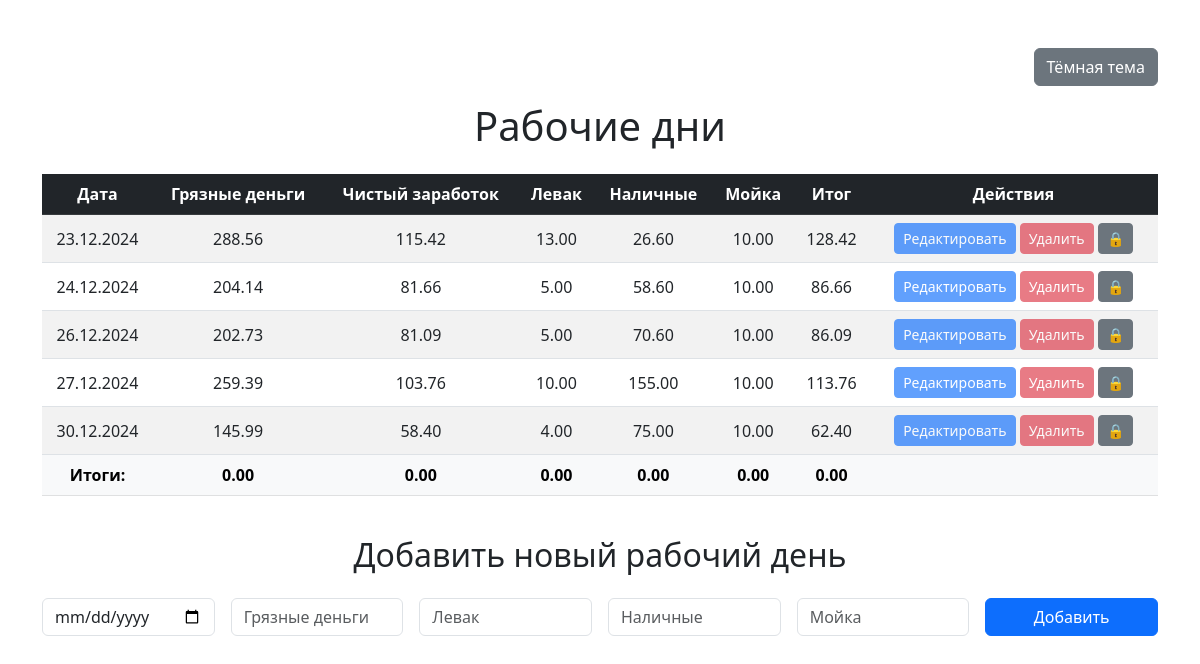
The app's page /work_days, older data.
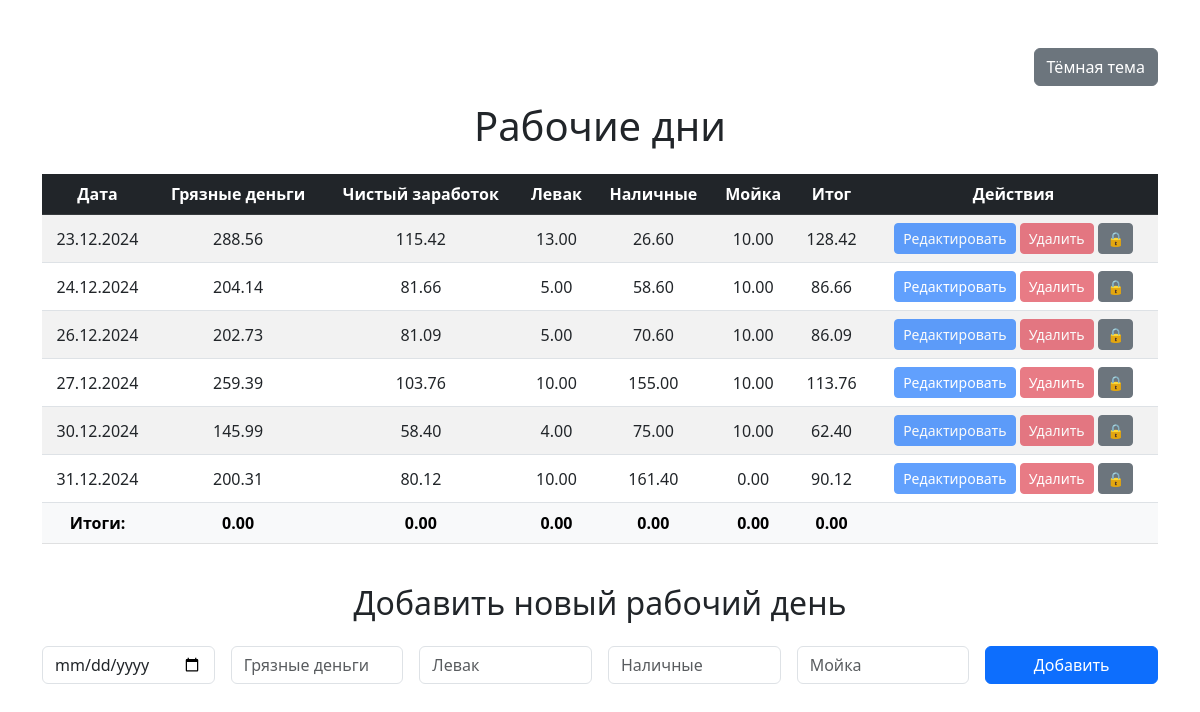
The same page, newer data.
### models.py (models this page shows)
class WorkDay(db.Model):
    id = db.Column(db.Integer, primary_key=True)
    date = db.Column(db.Date, nullable=False)
    gross_income = db.Column(db.Float, nullable=False, default=0.0)  # Грязные деньги
    net_income = db.Column(db.Float, nullable=False, default=0.0)  # Чистый заработок (рассчитывается автоматически)
    extra_income = db.Column(db.Float, nullable=False, default=0.0)
    cash_income = db.Column(db.Float, nullable=False, default=0.0)
    car_wash_expenses = db.Column(db.Float, nullable=False, default=0.0)
    total = db.Column(db.Float, nullable=False, default=0.0)  # Итог за день

### app.py (the view, shortened to what this page needs)
@app.route('/work_days', methods=['GET', 'POST'])
def work_days():
    work_days = WorkDay.query.order_by(WorkDay.date).all()
    for work_day in work_days:
        work_day.formatted_date = work_day.date.strftime('%d.%m.%Y')
    return render_template('work_days.html', work_days=work_days)

### templates/work_days.html (shortened to what this page needs)
<!DOCTYPE html>
<html lang="ru">
<head>
    <link href="https://cdn.jsdelivr.net/npm/bootstrap@5.3.0-alpha3/dist/css/bootstrap.min.css" rel="stylesheet">
    <link rel="stylesheet" href="https://cdn.jsdelivr.net/npm/sweetalert2@11.5.0/dist/sweetalert2.min.css">
    <link rel="stylesheet" href="{{ url_for('static', filename='css/style.css') }}">
    <link rel="stylesheet" href="{{ url_for('static', filename='css/dark-theme.css') }}">
</head>
<body id="app-body" data-bs-theme="light">
    <div class="container my-5">
        <div class="d-flex justify-content-end mb-3">
            <button id="theme-toggle" class="btn btn-secondary">Тёмная тема</button>
        </div>
        <h1 class="text-center mb-4">Рабочие дни</h1>
        <div class="table-responsive">
            <table class="table table-striped table-hover text-center align-middle">
                <thead class="table-dark">
                    <tr>
                        <th>Дата</th>
                        <th>Грязные деньги</th>
                        <th>Чистый заработок</th>
                        <th>Левак</th>
                        <th>Наличные</th>
                        <th>Мойка</th>
                        <th>Итог</th>
                        <th>Действия</th>
                    </tr>
                </thead>
                <tbody id="work-days-table">
                    {% for work_day in work_days %}
                    <tr data-id="{{ work_day.id }}">
                        <td>{{ work_day.formatted_date }}</td>
                        <td>{{ "%.2f"|format(work_day.gross_income) }}</td>
                        <td>{{ "%.2f"|format(work_day.net_income) }}</td>
                        <td>{{ "%.2f"|format(work_day.extra_income) }}</td>
                        <td>{{ "%.2f"|format(work_day.cash_income) }}</td>
                        <td>{{ "%.2f"|format(work_day.car_wash_expenses) }}</td>
                        <td>{{ "%.2f"|format(work_day.total) }}</td>
                        <td>
                            <button class="btn btn-primary btn-sm edit-btn" disabled>Редактировать</button>
                            <button class="btn btn-danger btn-sm delete-btn" disabled>Удалить</button>
                            <button class="btn btn-secondary btn-sm lock-btn" data-locked="true">🔒</button>
                        </td>
                    </tr>
                    {% endfor %}
                </tbody>
                <tfoot>
                    <tr class="table-light">
                        <th>Итоги:</th>
                        <th id="total-gross-income">0.00</th>
                        <th id="total-net-income">0.00</th>
                        <th id="total-extra-income">0.00</th>
                        <th id="total-cash-income">0.00</th>
                        <th id="total-car-wash-expenses">0.00</th>
                        <th id="total-total">0.00</th>
                        <th></th>
                    </tr>
                </tfoot>
            </table>
        </div>
        <h2 class="text-center my-4">Добавить новый рабочий день</h2>
        <form id="add-work-day-form" class="row g-3 justify-content-center">
            <div class="col-md-2"><input type="date" id="date" class="form-control" required></div>
            <div class="col-md-2"><input type="number" step="0.01" id="gross_income" class="form-control" placeholder="Грязные деньги" required></div>
            <div class="col-md-2"><input type="number" step="0.01" id="extra_income" class="form-control" placeholder="Левак" required></div>
            <div class="col-md-2"><input type="number" step="0.01" id="cash_income" class="form-control" placeholder="Наличные" required></div>
            <div class="col-md-2"><input type="number" step="0.01" id="car_wash_expenses" class="form-control" placeholder="Мойка" required></div>
            <div class="col-md-2"><button type="submit" class="btn btn-primary w-100">Добавить</button></div>
        </form>
    </div>
</body>
</html>

Row changes from the older to the newer data that the page shows:
added WorkDay: formatted_date "31.12.2024", gross_income "200.31", net_income "80.12", extra_income "10.00", cash_income "161.40", car_wash_expenses "0.00", total "90.12"
